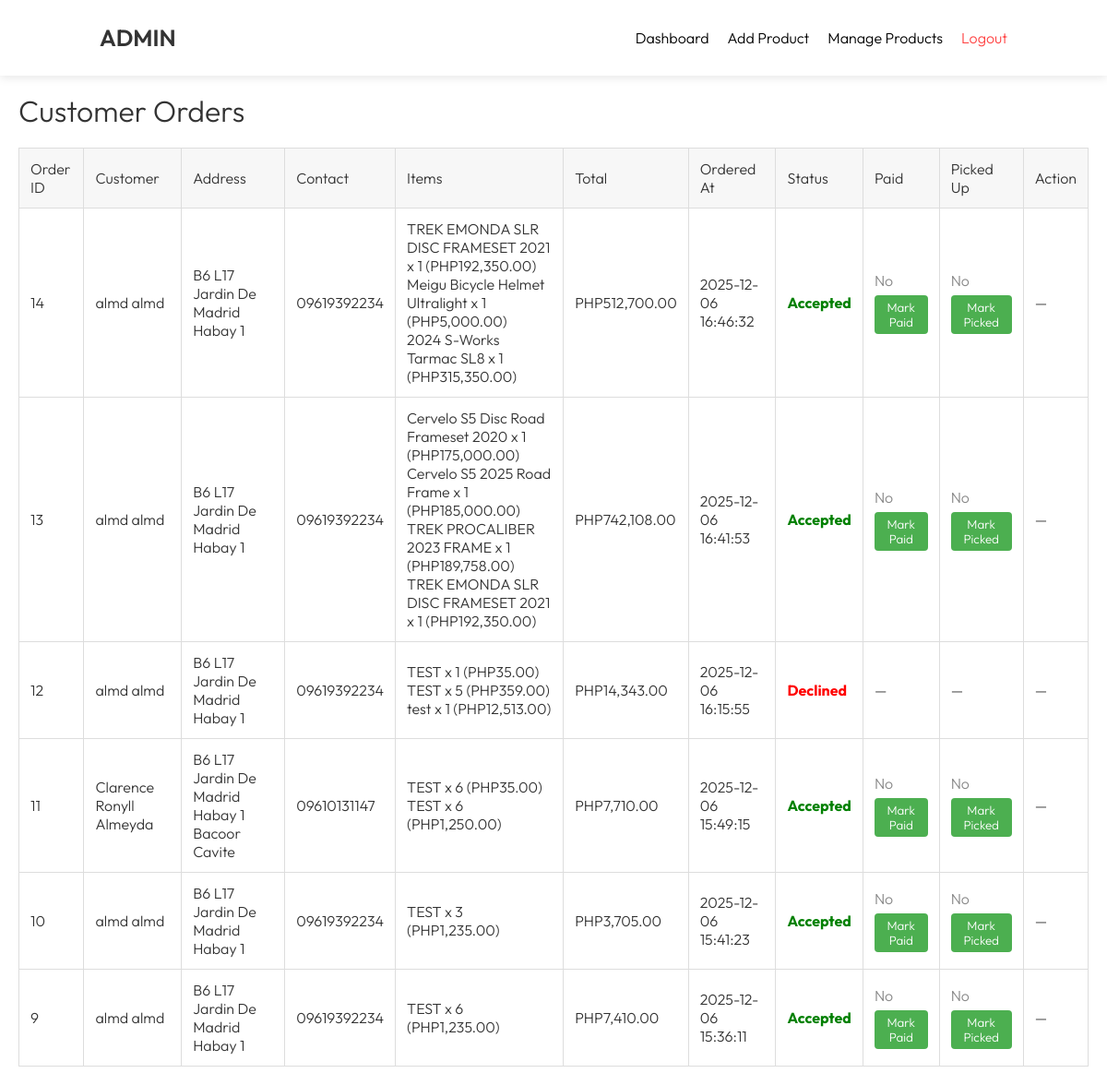
The app's page /admin/admin_orders.php (signed in), older data.
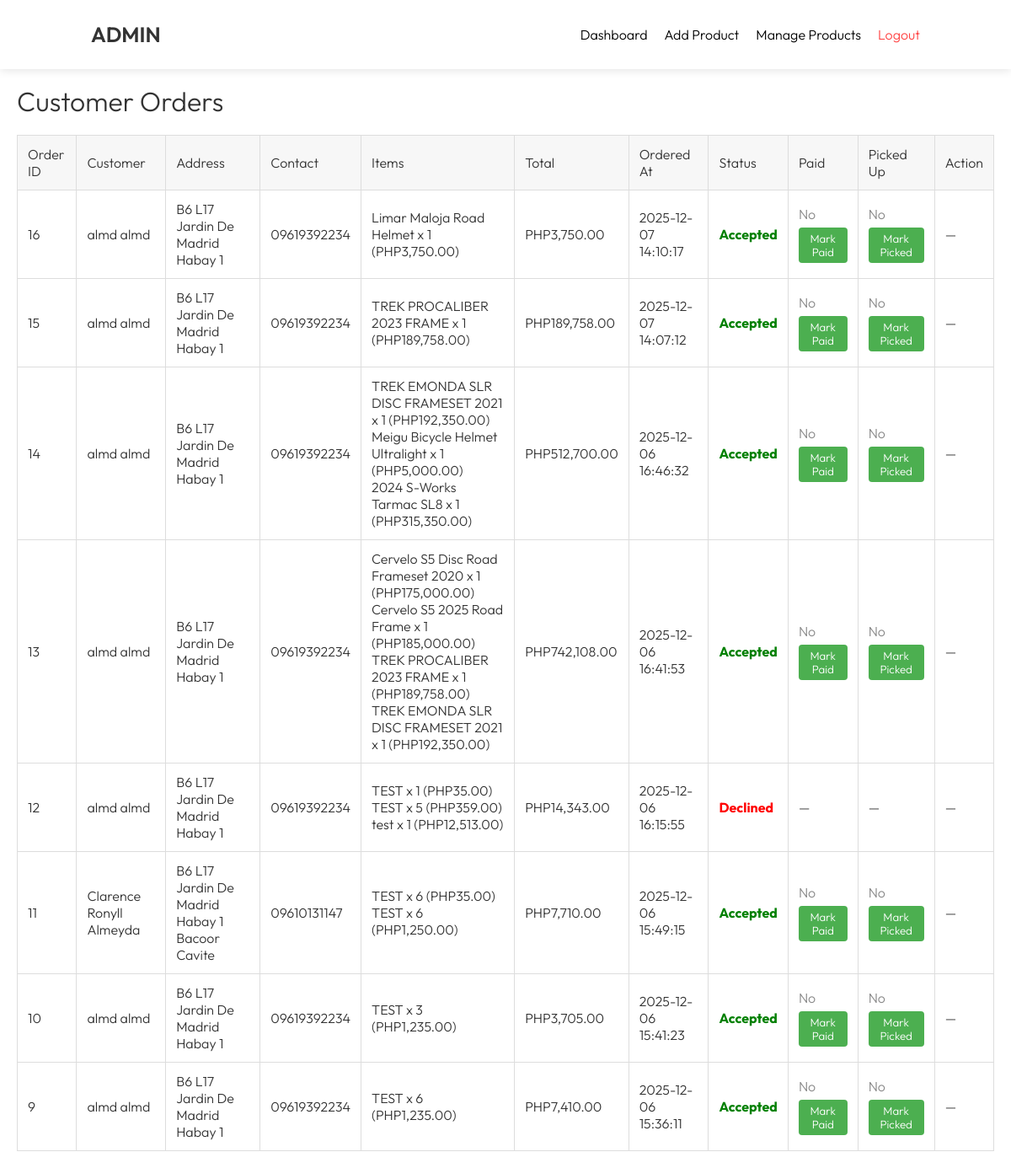
The same page, newer data.
### tables this page shows
CREATE TABLE `orders` (
  `order_id` int(11) NOT NULL,
  `user_id` int(11) NOT NULL,
  `total_amount` decimal(10,2) NOT NULL,
  `status` enum('pending','accepted','declined','completed') NOT NULL DEFAULT 'pending',
  `source` varchar(50) NOT NULL DEFAULT 'shop',
  `created_at` timestamp NOT NULL DEFAULT current_timestamp(),
  `notified` tinyint(1) NOT NULL DEFAULT 0,
  `paid` tinyint(1) NOT NULL DEFAULT 0,
  `picked_up` tinyint(1) NOT NULL DEFAULT 0,
  `paid_at` datetime DEFAULT NULL,
  `picked_up_at` datetime DEFAULT NULL
);

CREATE TABLE `users` (
  `user_id` int(11) NOT NULL,
  `username` varchar(50) NOT NULL,
  `email` varchar(100) NOT NULL,
  `password` varchar(255) NOT NULL,
  `first_name` varchar(50) NOT NULL,
  `last_name` varchar(50) NOT NULL,
  `phone` varchar(20) DEFAULT NULL,
  `address` text DEFAULT NULL,
  `user_type` enum('customer','admin') DEFAULT 'customer',
  `created_at` timestamp NOT NULL DEFAULT current_timestamp(),
  `last_login` timestamp NULL DEFAULT NULL
);

CREATE TABLE `order_items` (
  `item_id` int(11) NOT NULL,
  `order_id` int(11) NOT NULL,
  `product_id` int(11) NOT NULL,
  `quantity` int(11) NOT NULL,
  `price` decimal(10,2) NOT NULL,
  `subtotal` decimal(10,2) GENERATED ALWAYS AS (`quantity` * `price`) STORED
);

CREATE TABLE `products` (
  `product_id` int(11) NOT NULL,
  `category_id` int(11) NOT NULL,
  `product_name` varchar(200) NOT NULL,
  `description` text DEFAULT NULL,
  `price` decimal(10,2) NOT NULL,
  `stock_quantity` int(11) DEFAULT 0,
  `image_url` varchar(255) DEFAULT NULL,
  `is_active` tinyint(1) DEFAULT 1,
  `created_at` timestamp NOT NULL DEFAULT current_timestamp(),
  `updated_at` timestamp NOT NULL DEFAULT current_timestamp() ON UPDATE current_timestamp()
);

### functions.php (called while the page is built, shortened)
<?php
function clean($data) {
    return htmlspecialchars(strip_tags(trim($data)));
}
?>

### admin/admin_orders.php (the view, shortened to what the changed rows need)
<?php
require_once '../functions.php';
require_once 'admin_functions.php';
$stmt = $pdo->query("
    SELECT o.*, u.username, u.first_name, u.last_name, u.address, u.phone
    FROM orders o
    JOIN users u ON u.user_id = o.user_id
    WHERE u.user_type != 'admin'
    ORDER BY o.order_id DESC
");
$orders = $stmt->fetchAll(PDO::FETCH_ASSOC);
$itemStmt = $pdo->prepare("
    SELECT oi.*, p.product_name
    FROM order_items oi
    JOIN products p ON p.product_id = oi.product_id
    WHERE oi.order_id = ?
");
?>
<!DOCTYPE html>
<html>
<head>
    <link rel="stylesheet" href="../style.css">
    <link href="https://cdn.jsdelivr.net/npm/remixicon@4.5.0/fonts/remixicon.css" rel="stylesheet"/>
</head>
<body>
<div class="admin-container" style="margin-top: 80px; padding: 20px;">
    <h1>Customer Orders</h1>
    <?php if (empty($orders)): ?>
        <p>No orders yet.</p>
    <?php else: ?>
        <table>
            <thead>
            <tr>
                <th>Order ID</th>
                <th>Customer</th>
                <th>Address</th>
                <th>Contact</th>
                <th>Items</th>
                <th>Total</th>
                <th>Ordered At</th>
                <th>Status</th>
                <th>Paid</th>
                <th>Picked Up</th>
                <th>Action</th>
            </tr>
            </thead>
            <tbody>
            <?php foreach ($orders as $order): ?>
                <?php
                $itemStmt->execute([$order['order_id']]);
                $items = $itemStmt->fetchAll(PDO::FETCH_ASSOC);
                ?>
                <tr>
                    <td><?= (int)$order['order_id']; ?></td>
                    <td><?= clean($order['first_name'] . ' ' . $order['last_name']); ?></td>
                    <td><?= clean($order['address']); ?></td>
                    <td><?= clean($order['phone']); ?></td>
                    <td>
                        <?php if (!empty($items)): ?>
                            <?php foreach ($items as $it): ?>
                                <?= clean($it['product_name']); ?> x <?= (int)$it['quantity']; ?>
                                (PHP<?= number_format($it['price'], 2); ?>)<br>
                            <?php endforeach; ?>
                        <?php else: ?>
                            -
                        <?php endif; ?>
                    </td>
                    <td>PHP<?= number_format($order['total_amount'], 2); ?></td>
                    <td><?= date('Y-m-d H:i:s', strtotime($order['created_at'] ?? 'now')); ?></td>
                    <td class="status <?= clean($order['status']); ?>"><?= ucfirst(clean($order['status'])); ?></td>
                    <td>
                        <?php if ($order['status'] === 'accepted'): ?>
                            <div style="display:flex;flex-direction:column;gap:6px;">
                                <div>
                                    <?= $order['paid'] ? '<span style="color:green; font-weight:600;">Yes</span>' : '<span style="color:#888;">No</span>'; ?>
                                </div>
                                <div>
                                    <?php if ($order['paid']): ?>
                                        <form method="POST" style="display:inline;">
                                            <input type="hidden" name="order_id" value="<?= (int)$order['order_id']; ?>">
                                            <button type="submit" name="action" value="mark_unpaid" class="btn">Mark Unpaid</button>
                                        </form>
                                    <?php else: ?>
                                        <form method="POST" style="display:inline;">
                                            <button type="submit" name="action" value="mark_paid" class="btn btn-accept">Mark Paid</button>
                                        </form>
                                    <?php endif; ?>
                                </div>
                            </div>
                        <?php else: ?>
                            —
                        <?php endif; ?>
                    </td>
                    <td>
                        <?php if ($order['status'] === 'accepted'): ?>
                            <div style="display:flex;flex-direction:column;gap:6px;">
                                <div>
                                    <?= $order['picked_up'] ? '<span style="color:green; font-weight:600;">Yes</span>' : '<span style="color:#888;">No</span>'; ?>
                                </div>
                                <div>
                                    <?php if ($order['picked_up']): ?>
                                        <form method="POST" style="display:inline;">
                                            <input type="hidden" name="order_id" value="<?= (int)$order['order_id']; ?>">
                                            <button type="submit" name="action" value="mark_unpicked" class="btn">Mark Not Picked</button>
                                        </form>
                                    <?php else: ?>
                                        <form method="POST" style="display:inline;">
                                            <button type="submit" name="action" value="mark_picked" class="btn btn-accept">Mark Picked</button>
                                        </form>
                                    <?php endif; ?>
                                </div>
                            </div>
                        <?php else: ?>
                            —
                        <?php endif; ?>
                    </td>
                    <td>
                        <?php if ($order['status'] === 'pending'): ?>
                            <form method="POST" style="display:inline;">
                                <input type="hidden" name="order_id" value="<?= (int)$order['order_id']; ?>">
                                <button type="submit" name="action" value="accepted" class="btn btn-accept">Accept</button>
                                <button type="submit" name="action" value="declined" class="btn btn-decline">Decline</button>
                            </form>
                        <?php else: ?>
                            —
                        <?php endif; ?>
                    </td>
                </tr>
            <?php endforeach; ?>
            </tbody>
        </table>
    <?php endif; ?>
</div>
</body>
</html>

Row changes from the older to the newer data that the page shows:
added orders: order_id "16", user.last_name "almd almd", user.address "B6 L17 Jardin De Madrid Habay 1", user.phone "09619392234", total_amount "3,750.00", created_at "2025-12-07 14:10:17", status "Accepted", paid "No", picked_up "No"
added order_items: product.product_name "Limar Maloja Road Helmet", quantity "1", price "3,750.00", shown under "16"
added orders: order_id "15", user.last_name "almd almd", user.address "B6 L17 Jardin De Madrid Habay 1", user.phone "09619392234", total_amount "189,758.00", created_at "2025-12-07 14:07:12", status "Accepted", paid "No", picked_up "No"
added order_items: product.product_name "TREK PROCALIBER 2023 FRAME", quantity "1", price "189,758.00", shown under "15"
